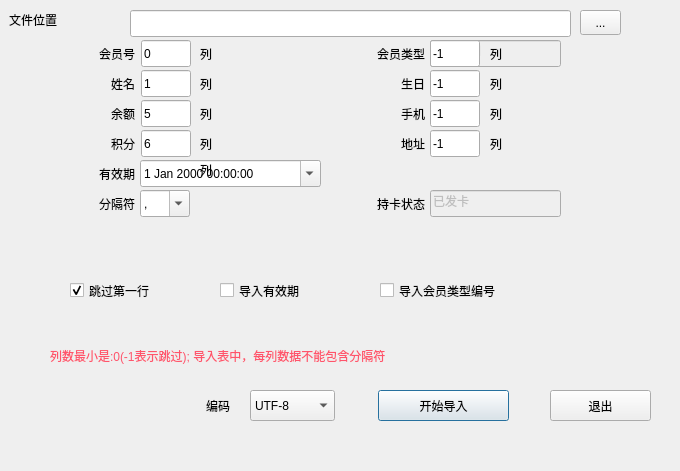
<?xml version="1.0" encoding="UTF-8"?>
<ui version="4.0">
 <class>w_sys_manage_basicdataimport_m_Dialog</class>
 <widget class="QDialog" name="w_sys_manage_basicdataimport_m_Dialog">
  <property name="geometry">
   <rect>
    <x>0</x>
    <y>0</y>
    <width>680</width>
    <height>471</height>
   </rect>
  </property>
  <property name="windowTitle">
   <string>Dialog</string>
  </property>
  <widget class="QCheckBox" name="checkBox">
   <property name="geometry">
    <rect>
     <x>70</x>
     <y>280</y>
     <width>151</width>
     <height>21</height>
    </rect>
   </property>
   <property name="text">
    <string>跳过第一行</string>
   </property>
   <property name="checked">
    <bool>true</bool>
   </property>
  </widget>
  <widget class="QLabel" name="label">
   <property name="geometry">
    <rect>
     <x>20</x>
     <y>40</y>
     <width>115</width>
     <height>27</height>
    </rect>
   </property>
   <property name="text">
    <string>会员号</string>
   </property>
   <property name="alignment">
    <set>Qt::AlignRight|Qt::AlignTrailing|Qt::AlignVCenter</set>
   </property>
  </widget>
  <widget class="QLabel" name="label_2">
   <property name="geometry">
    <rect>
     <x>20</x>
     <y>70</y>
     <width>115</width>
     <height>27</height>
    </rect>
   </property>
   <property name="text">
    <string>姓名</string>
   </property>
   <property name="alignment">
    <set>Qt::AlignRight|Qt::AlignTrailing|Qt::AlignVCenter</set>
   </property>
  </widget>
  <widget class="QLabel" name="label_3">
   <property name="geometry">
    <rect>
     <x>20</x>
     <y>100</y>
     <width>115</width>
     <height>27</height>
    </rect>
   </property>
   <property name="text">
    <string>余额</string>
   </property>
   <property name="alignment">
    <set>Qt::AlignRight|Qt::AlignTrailing|Qt::AlignVCenter</set>
   </property>
  </widget>
  <widget class="QLabel" name="label_4">
   <property name="geometry">
    <rect>
     <x>20</x>
     <y>130</y>
     <width>115</width>
     <height>27</height>
    </rect>
   </property>
   <property name="text">
    <string>积分</string>
   </property>
   <property name="alignment">
    <set>Qt::AlignRight|Qt::AlignTrailing|Qt::AlignVCenter</set>
   </property>
  </widget>
  <widget class="QLabel" name="label_5">
   <property name="geometry">
    <rect>
     <x>20</x>
     <y>160</y>
     <width>115</width>
     <height>27</height>
    </rect>
   </property>
   <property name="text">
    <string>有效期</string>
   </property>
   <property name="alignment">
    <set>Qt::AlignRight|Qt::AlignTrailing|Qt::AlignVCenter</set>
   </property>
  </widget>
  <widget class="QLineEdit" name="lineEdit_no">
   <property name="geometry">
    <rect>
     <x>141</x>
     <y>40</y>
     <width>50</width>
     <height>27</height>
    </rect>
   </property>
   <property name="text">
    <string>0</string>
   </property>
  </widget>
  <widget class="QLineEdit" name="lineEdit_name">
   <property name="geometry">
    <rect>
     <x>141</x>
     <y>70</y>
     <width>50</width>
     <height>27</height>
    </rect>
   </property>
   <property name="text">
    <string>1</string>
   </property>
  </widget>
  <widget class="QLineEdit" name="lineEdit_num">
   <property name="geometry">
    <rect>
     <x>141</x>
     <y>100</y>
     <width>50</width>
     <height>27</height>
    </rect>
   </property>
   <property name="text">
    <string>5</string>
   </property>
  </widget>
  <widget class="QLineEdit" name="lineEdit_point">
   <property name="geometry">
    <rect>
     <x>141</x>
     <y>130</y>
     <width>50</width>
     <height>27</height>
    </rect>
   </property>
   <property name="text">
    <string>6</string>
   </property>
  </widget>
  <widget class="QLineEdit" name="lineEdit_date">
   <property name="geometry">
    <rect>
     <x>141</x>
     <y>160</y>
     <width>50</width>
     <height>27</height>
    </rect>
   </property>
   <property name="text">
    <string>7</string>
   </property>
  </widget>
  <widget class="QLabel" name="label_6">
   <property name="geometry">
    <rect>
     <x>20</x>
     <y>190</y>
     <width>115</width>
     <height>27</height>
    </rect>
   </property>
   <property name="text">
    <string>分隔符</string>
   </property>
   <property name="alignment">
    <set>Qt::AlignRight|Qt::AlignTrailing|Qt::AlignVCenter</set>
   </property>
  </widget>
  <widget class="QComboBox" name="comboBox">
   <property name="geometry">
    <rect>
     <x>140</x>
     <y>190</y>
     <width>50</width>
     <height>27</height>
    </rect>
   </property>
   <property name="editable">
    <bool>true</bool>
   </property>
   <item>
    <property name="text">
     <string>,</string>
    </property>
   </item>
  </widget>
  <widget class="QCheckBox" name="checkBox_2">
   <property name="geometry">
    <rect>
     <x>220</x>
     <y>280</y>
     <width>151</width>
     <height>21</height>
    </rect>
   </property>
   <property name="text">
    <string>导入有效期</string>
   </property>
  </widget>
  <widget class="lds_datetimeEdit" name="dateTimeEdit">
   <property name="geometry">
    <rect>
     <x>140</x>
     <y>160</y>
     <width>181</width>
     <height>27</height>
    </rect>
   </property>
   <property name="calendarPopup">
    <bool>true</bool>
   </property>
  </widget>
  <widget class="QPushButton" name="pushButton_import">
   <property name="geometry">
    <rect>
     <x>378</x>
     <y>390</y>
     <width>131</width>
     <height>31</height>
    </rect>
   </property>
   <property name="text">
    <string>开始导入</string>
   </property>
   <property name="outer_stylesheet" stdset="0">
    <string>pushbutton</string>
   </property>
  </widget>
  <widget class="QPushButton" name="pushButton_2">
   <property name="geometry">
    <rect>
     <x>550</x>
     <y>390</y>
     <width>101</width>
     <height>31</height>
    </rect>
   </property>
   <property name="text">
    <string>退出</string>
   </property>
   <property name="outer_stylesheet" stdset="0">
    <string>pushbutton</string>
   </property>
  </widget>
  <widget class="QLabel" name="label_7">
   <property name="geometry">
    <rect>
     <x>200</x>
     <y>100</y>
     <width>50</width>
     <height>27</height>
    </rect>
   </property>
   <property name="text">
    <string>列</string>
   </property>
  </widget>
  <widget class="QLabel" name="label_8">
   <property name="geometry">
    <rect>
     <x>200</x>
     <y>130</y>
     <width>50</width>
     <height>27</height>
    </rect>
   </property>
   <property name="text">
    <string>列</string>
   </property>
  </widget>
  <widget class="QLabel" name="label_9">
   <property name="geometry">
    <rect>
     <x>200</x>
     <y>70</y>
     <width>50</width>
     <height>27</height>
    </rect>
   </property>
   <property name="text">
    <string>列</string>
   </property>
  </widget>
  <widget class="QLabel" name="label_10">
   <property name="geometry">
    <rect>
     <x>200</x>
     <y>160</y>
     <width>50</width>
     <height>20</height>
    </rect>
   </property>
   <property name="text">
    <string>列</string>
   </property>
  </widget>
  <widget class="QLabel" name="label_11">
   <property name="geometry">
    <rect>
     <x>200</x>
     <y>40</y>
     <width>50</width>
     <height>27</height>
    </rect>
   </property>
   <property name="text">
    <string>列</string>
   </property>
  </widget>
  <widget class="QLineEdit" name="lineEdit_path">
   <property name="geometry">
    <rect>
     <x>130</x>
     <y>10</y>
     <width>441</width>
     <height>27</height>
    </rect>
   </property>
  </widget>
  <widget class="QLabel" name="label_12">
   <property name="geometry">
    <rect>
     <x>9</x>
     <y>10</y>
     <width>111</width>
     <height>20</height>
    </rect>
   </property>
   <property name="text">
    <string>文件位置</string>
   </property>
  </widget>
  <widget class="QToolButton" name="toolButton">
   <property name="geometry">
    <rect>
     <x>580</x>
     <y>10</y>
     <width>41</width>
     <height>25</height>
    </rect>
   </property>
   <property name="text">
    <string>...</string>
   </property>
   <property name="outer_stylesheet" stdset="0">
    <string>pushbutton</string>
   </property>
  </widget>
  <widget class="QLabel" name="label_13">
   <property name="geometry">
    <rect>
     <x>50</x>
     <y>330</y>
     <width>601</width>
     <height>51</height>
    </rect>
   </property>
   <property name="styleSheet">
    <string notr="true">color:#ff546b;</string>
   </property>
   <property name="text">
    <string>列数最小是:0(-1表示跳过); 导入表中，每列数据不能包含分隔符</string>
   </property>
   <property name="wordWrap">
    <bool>true</bool>
   </property>
  </widget>
  <widget class="QLabel" name="label_14">
   <property name="geometry">
    <rect>
     <x>310</x>
     <y>40</y>
     <width>115</width>
     <height>27</height>
    </rect>
   </property>
   <property name="text">
    <string>会员类型</string>
   </property>
   <property name="alignment">
    <set>Qt::AlignRight|Qt::AlignTrailing|Qt::AlignVCenter</set>
   </property>
  </widget>
  <widget class="QLineEdit" name="lineEdit_ch_typeno">
   <property name="enabled">
    <bool>false</bool>
   </property>
   <property name="geometry">
    <rect>
     <x>430</x>
     <y>40</y>
     <width>131</width>
     <height>27</height>
    </rect>
   </property>
   <property name="text">
    <string>默认类别</string>
   </property>
  </widget>
  <widget class="QLabel" name="label_15">
   <property name="geometry">
    <rect>
     <x>490</x>
     <y>70</y>
     <width>50</width>
     <height>27</height>
    </rect>
   </property>
   <property name="text">
    <string>列</string>
   </property>
  </widget>
  <widget class="QLineEdit" name="lineEdit_birthday">
   <property name="geometry">
    <rect>
     <x>430</x>
     <y>70</y>
     <width>50</width>
     <height>27</height>
    </rect>
   </property>
   <property name="text">
    <string>-1</string>
   </property>
  </widget>
  <widget class="QLabel" name="label_16">
   <property name="geometry">
    <rect>
     <x>310</x>
     <y>70</y>
     <width>115</width>
     <height>27</height>
    </rect>
   </property>
   <property name="text">
    <string>生日</string>
   </property>
   <property name="alignment">
    <set>Qt::AlignRight|Qt::AlignTrailing|Qt::AlignVCenter</set>
   </property>
  </widget>
  <widget class="QLabel" name="label_17">
   <property name="geometry">
    <rect>
     <x>310</x>
     <y>100</y>
     <width>115</width>
     <height>27</height>
    </rect>
   </property>
   <property name="text">
    <string>手机</string>
   </property>
   <property name="alignment">
    <set>Qt::AlignRight|Qt::AlignTrailing|Qt::AlignVCenter</set>
   </property>
  </widget>
  <widget class="QLineEdit" name="lineEdit_handtel">
   <property name="geometry">
    <rect>
     <x>430</x>
     <y>100</y>
     <width>50</width>
     <height>27</height>
    </rect>
   </property>
   <property name="text">
    <string>-1</string>
   </property>
  </widget>
  <widget class="QLabel" name="label_18">
   <property name="geometry">
    <rect>
     <x>490</x>
     <y>100</y>
     <width>50</width>
     <height>27</height>
    </rect>
   </property>
   <property name="text">
    <string>列</string>
   </property>
  </widget>
  <widget class="QLabel" name="label_19">
   <property name="geometry">
    <rect>
     <x>490</x>
     <y>130</y>
     <width>50</width>
     <height>27</height>
    </rect>
   </property>
   <property name="text">
    <string>列</string>
   </property>
  </widget>
  <widget class="QLineEdit" name="lineEdit_address">
   <property name="geometry">
    <rect>
     <x>430</x>
     <y>130</y>
     <width>50</width>
     <height>27</height>
    </rect>
   </property>
   <property name="text">
    <string>-1</string>
   </property>
  </widget>
  <widget class="QLabel" name="label_20">
   <property name="geometry">
    <rect>
     <x>310</x>
     <y>130</y>
     <width>115</width>
     <height>27</height>
    </rect>
   </property>
   <property name="text">
    <string>地址</string>
   </property>
   <property name="alignment">
    <set>Qt::AlignRight|Qt::AlignTrailing|Qt::AlignVCenter</set>
   </property>
  </widget>
  <widget class="QLineEdit" name="lineEdit_ch_cardflag">
   <property name="enabled">
    <bool>false</bool>
   </property>
   <property name="geometry">
    <rect>
     <x>430</x>
     <y>190</y>
     <width>131</width>
     <height>27</height>
    </rect>
   </property>
   <property name="text">
    <string>已发卡</string>
   </property>
  </widget>
  <widget class="QLabel" name="label_21">
   <property name="geometry">
    <rect>
     <x>310</x>
     <y>190</y>
     <width>115</width>
     <height>27</height>
    </rect>
   </property>
   <property name="text">
    <string>持卡状态</string>
   </property>
   <property name="alignment">
    <set>Qt::AlignRight|Qt::AlignTrailing|Qt::AlignVCenter</set>
   </property>
  </widget>
  <widget class="QCheckBox" name="checkBox_3">
   <property name="geometry">
    <rect>
     <x>380</x>
     <y>280</y>
     <width>191</width>
     <height>21</height>
    </rect>
   </property>
   <property name="text">
    <string>导入会员类型编号</string>
   </property>
  </widget>
  <widget class="QLabel" name="label_22">
   <property name="geometry">
    <rect>
     <x>490</x>
     <y>40</y>
     <width>50</width>
     <height>27</height>
    </rect>
   </property>
   <property name="text">
    <string>列</string>
   </property>
  </widget>
  <widget class="QLineEdit" name="lineEdit_ch_typeno2">
   <property name="geometry">
    <rect>
     <x>430</x>
     <y>40</y>
     <width>50</width>
     <height>27</height>
    </rect>
   </property>
   <property name="text">
    <string>-1</string>
   </property>
  </widget>
  <widget class="lds_ComboBox" name="comboBox_codec">
   <property name="geometry">
    <rect>
     <x>250</x>
     <y>390</y>
     <width>85</width>
     <height>31</height>
    </rect>
   </property>
   <item>
    <property name="text">
     <string>UTF-8</string>
    </property>
   </item>
   <item>
    <property name="text">
     <string>GBK</string>
    </property>
   </item>
  </widget>
  <widget class="QLabel" name="label_23">
   <property name="geometry">
    <rect>
     <x>129</x>
     <y>390</y>
     <width>101</width>
     <height>31</height>
    </rect>
   </property>
   <property name="text">
    <string>编码</string>
   </property>
   <property name="alignment">
    <set>Qt::AlignRight|Qt::AlignTrailing|Qt::AlignVCenter</set>
   </property>
  </widget>
 </widget>
 <customwidgets>
  <customwidget>
   <class>lds_datetimeEdit</class>
   <extends>QDateTimeEdit</extends>
   <header>lds_datetimeedit.h</header>
  </customwidget>
  <customwidget>
   <class>lds_ComboBox</class>
   <extends>QComboBox</extends>
   <header>lds_combobox.h</header>
  </customwidget>
 </customwidgets>
 <resources/>
 <connections>
  <connection>
   <sender>pushButton_2</sender>
   <signal>clicked()</signal>
   <receiver>w_sys_manage_basicdataimport_m_Dialog</receiver>
   <slot>reject()</slot>
   <hints>
    <hint type="sourcelabel">
     <x>381</x>
     <y>318</y>
    </hint>
    <hint type="destinationlabel">
     <x>481</x>
     <y>266</y>
    </hint>
   </hints>
  </connection>
 </connections>
</ui>
